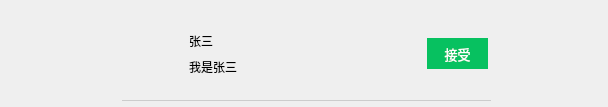
<?xml version="1.0" encoding="UTF-8"?>
<ui version="4.0">
 <class>NewFriendItem</class>
 <widget class="QWidget" name="NewFriendItem">
  <property name="geometry">
   <rect>
    <x>0</x>
    <y>0</y>
    <width>608</width>
    <height>107</height>
   </rect>
  </property>
  <property name="windowTitle">
   <string>Form</string>
  </property>
  <layout class="QGridLayout" name="gridLayout_2">
   <property name="leftMargin">
    <number>0</number>
   </property>
   <property name="topMargin">
    <number>0</number>
   </property>
   <property name="rightMargin">
    <number>0</number>
   </property>
   <property name="bottomMargin">
    <number>0</number>
   </property>
   <property name="spacing">
    <number>0</number>
   </property>
   <item row="0" column="0">
    <widget class="QWidget" name="widget" native="true">
     <layout class="QGridLayout" name="gridLayout">
      <property name="leftMargin">
       <number>0</number>
      </property>
      <property name="topMargin">
       <number>0</number>
      </property>
      <property name="rightMargin">
       <number>0</number>
      </property>
      <property name="bottomMargin">
       <number>0</number>
      </property>
      <property name="spacing">
       <number>0</number>
      </property>
      <item row="0" column="0" colspan="3">
       <widget class="QWidget" name="widget_4" native="true">
        <property name="minimumSize">
         <size>
          <width>608</width>
          <height>18</height>
         </size>
        </property>
       </widget>
      </item>
      <item row="1" column="0">
       <widget class="QWidget" name="nullWidget" native="true">
        <property name="minimumSize">
         <size>
          <width>120</width>
          <height>60</height>
         </size>
        </property>
        <property name="maximumSize">
         <size>
          <width>120</width>
          <height>60</height>
         </size>
        </property>
       </widget>
      </item>
      <item row="1" column="1">
       <widget class="QWidget" name="widget_2" native="true">
        <layout class="QGridLayout" name="gridLayout_4">
         <property name="leftMargin">
          <number>0</number>
         </property>
         <property name="topMargin">
          <number>0</number>
         </property>
         <property name="rightMargin">
          <number>0</number>
         </property>
         <property name="bottomMargin">
          <number>0</number>
         </property>
         <property name="spacing">
          <number>0</number>
         </property>
         <item row="0" column="2">
          <widget class="QPushButton" name="acceptBtn">
           <property name="minimumSize">
            <size>
             <width>61</width>
             <height>31</height>
            </size>
           </property>
           <property name="maximumSize">
            <size>
             <width>61</width>
             <height>31</height>
            </size>
           </property>
           <property name="font">
            <font>
             <family>Microsoft YaHei UI</family>
             <pointsize>10</pointsize>
            </font>
           </property>
           <property name="cursor">
            <cursorShape>PointingHandCursor</cursorShape>
           </property>
           <property name="styleSheet">
            <string notr="true">border: 2px solid rgb(7, 193, 96);
background-color: rgb(7, 193, 96);

color: rgb(255, 255, 255);</string>
           </property>
           <property name="text">
            <string>接受</string>
           </property>
          </widget>
         </item>
         <item row="0" column="1">
          <widget class="QWidget" name="widget_3" native="true">
           <layout class="QGridLayout" name="gridLayout_3">
            <item row="1" column="0">
             <widget class="QLabel" name="label_Introduction">
              <property name="text">
               <string>我是张三</string>
              </property>
             </widget>
            </item>
            <item row="0" column="0">
             <widget class="QLabel" name="label_name">
              <property name="text">
               <string>张三</string>
              </property>
             </widget>
            </item>
            <item row="0" column="1">
             <spacer name="horizontalSpacer">
              <property name="orientation">
               <enum>Qt::Horizontal</enum>
              </property>
              <property name="sizeHint" stdset="0">
               <size>
                <width>40</width>
                <height>20</height>
               </size>
              </property>
             </spacer>
            </item>
            <item row="1" column="1">
             <spacer name="horizontalSpacer_2">
              <property name="orientation">
               <enum>Qt::Horizontal</enum>
              </property>
              <property name="sizeHint" stdset="0">
               <size>
                <width>40</width>
                <height>20</height>
               </size>
              </property>
             </spacer>
            </item>
           </layout>
          </widget>
         </item>
         <item row="0" column="0">
          <widget class="QLabel" name="label_icon">
           <property name="minimumSize">
            <size>
             <width>60</width>
             <height>60</height>
            </size>
           </property>
           <property name="maximumSize">
            <size>
             <width>60</width>
             <height>60</height>
            </size>
           </property>
           <property name="text">
            <string/>
           </property>
           <property name="pixmap">
            <pixmap resource="../res.qrc">:/images/icon/avatar2.png</pixmap>
           </property>
           <property name="scaledContents">
            <bool>true</bool>
           </property>
          </widget>
         </item>
        </layout>
       </widget>
      </item>
      <item row="1" column="2">
       <widget class="QWidget" name="nullWidget_2" native="true">
        <property name="minimumSize">
         <size>
          <width>120</width>
          <height>60</height>
         </size>
        </property>
        <property name="maximumSize">
         <size>
          <width>120</width>
          <height>60</height>
         </size>
        </property>
       </widget>
      </item>
      <item row="2" column="0" colspan="3">
       <widget class="QWidget" name="nullWidget_3" native="true">
        <property name="minimumSize">
         <size>
          <width>608</width>
          <height>20</height>
         </size>
        </property>
        <widget class="Line" name="line">
         <property name="geometry">
          <rect>
           <x>122</x>
           <y>14</y>
           <width>369</width>
           <height>1</height>
          </rect>
         </property>
         <property name="styleSheet">
          <string notr="true">border: none;
  background: #ccc;</string>
         </property>
         <property name="orientation">
          <enum>Qt::Horizontal</enum>
         </property>
        </widget>
       </widget>
      </item>
     </layout>
    </widget>
   </item>
  </layout>
 </widget>
 <resources>
  <include location="../res.qrc"/>
 </resources>
 <connections/>
</ui>
